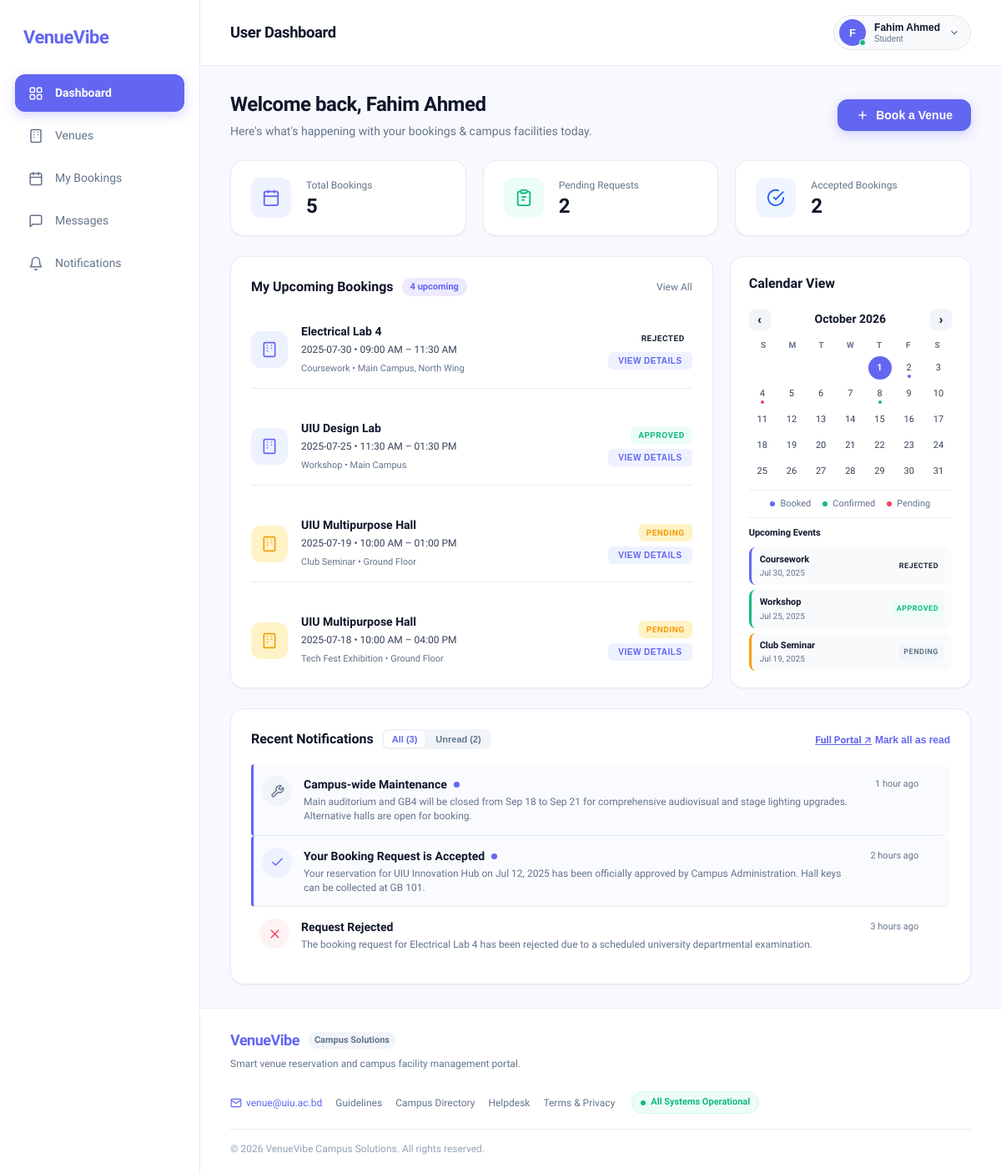
Screenshot of /user.php with the database file from the repository.
### tables this page shows
CREATE TABLE IF NOT EXISTS requests (
    id INT AUTO_INCREMENT PRIMARY KEY,
    user_id INT NULL,
    venue_name VARCHAR(100) NOT NULL,
    venue_location VARCHAR(150) NOT NULL,
    booking_date DATE NOT NULL,
    booking_time VARCHAR(50) NOT NULL,
    purpose VARCHAR(100) NOT NULL,
    description TEXT,
    attachment VARCHAR(255) NULL,
    status VARCHAR(20) NOT NULL DEFAULT 'Pending',  
    created_at TIMESTAMP DEFAULT CURRENT_TIMESTAMP,
    INDEX idx_booking (venue_name, booking_date, booking_time)
);

CREATE TABLE IF NOT EXISTS notifications (
    id INT AUTO_INCREMENT PRIMARY KEY,
    user_id INT NULL,
    title VARCHAR(150) NOT NULL,
    message TEXT NOT NULL,
    type VARCHAR(50) NOT NULL DEFAULT 'general',  
    time_ago VARCHAR(50) NOT NULL,
    is_read TINYINT(1) NOT NULL DEFAULT 0,
    created_at TIMESTAMP DEFAULT CURRENT_TIMESTAMP
);

### user.php (the view, shortened to what the rows shown need)
<?php
require_once 'config.php';
$userId     = $_SESSION['user_id']     ?? 2;
$userName   = $_SESSION['full_name']   ?? 'Fahim Ahmed';
$isAdmin    = !empty($_SESSION['is_admin']) || (isset($_SESSION['role']) && strtolower($_SESSION['role']) === 'admin');
try {
    if ($pdo) {
        if ($isAdmin) {
            $totalCountStmt = $pdo->query("SELECT COUNT(*) FROM requests");
            $totalBookings  = (int)$totalCountStmt->fetchColumn();
            $pendingCountStmt = $pdo->query("SELECT COUNT(*) FROM requests WHERE status = 'Pending'");
            $pendingRequests  = (int)$pendingCountStmt->fetchColumn();
            $approvedCountStmt = $pdo->query("SELECT COUNT(*) FROM requests WHERE status = 'Approved'");
            $acceptedBookings  = (int)$approvedCountStmt->fetchColumn();
            $bookingsStmt = $pdo->query("SELECT * FROM requests ORDER BY booking_date DESC, id DESC LIMIT 4");
            $upcomingBookings = $bookingsStmt->fetchAll();
            $notifStmt = $pdo->query("SELECT * FROM notifications ORDER BY created_at DESC LIMIT 5");
            $notifications = $notifStmt->fetchAll();
        } else {
            $totalCountStmt = $pdo->prepare("SELECT COUNT(*) FROM requests WHERE user_id = ? OR user_id IS NULL");
            $totalCountStmt->execute([$userId]);
            $totalBookings  = (int)$totalCountStmt->fetchColumn();
            $pendingCountStmt = $pdo->prepare("SELECT COUNT(*) FROM requests WHERE (user_id = ? OR user_id IS NULL) AND status = 'Pending'");
            $pendingCountStmt->execute([$userId]);
            $pendingRequests  = (int)$pendingCountStmt->fetchColumn();
            $approvedCountStmt = $pdo->prepare("SELECT COUNT(*) FROM requests WHERE (user_id = ? OR user_id IS NULL) AND status = 'Approved'");
            $approvedCountStmt->execute([$userId]);
            $acceptedBookings  = (int)$approvedCountStmt->fetchColumn();
            $bookingsStmt = $pdo->prepare("SELECT * FROM requests WHERE user_id = ? OR user_id IS NULL ORDER BY booking_date DESC, id DESC LIMIT 4");
            $bookingsStmt->execute([$userId]);
            $upcomingBookings = $bookingsStmt->fetchAll();
            $notifStmt = $pdo->prepare("SELECT * FROM notifications WHERE user_id = ? OR user_id IS NULL ORDER BY created_at DESC LIMIT 5");
            $notifStmt->execute([$userId]);
            $notifications = $notifStmt->fetchAll();
        }
    } else {
        throw new Exception("Database is not connected.");
    }
} catch (Throwable $e) {
    $totalBookings = 24;
    $pendingRequests = 3;
    $acceptedBookings = 8;
    $upcomingBookings = [];
    $notifications = [];
}
?>
<!DOCTYPE html>
<html lang="en">
<head>
  <link rel="stylesheet" href="user.css">
</head>
<body>
  <div class="app-container">
    <main class="main-wrapper">
      <header class="top-header">
        <div class="header-left">
          <h1 class="nav-page-title">User Dashboard</h1>
        </div>
      </header>
      <div class="dashboard-content">
        <div class="welcome-row">
          <div>
            <h1 class="page-title">Welcome back, <?= htmlspecialchars($userName) ?></h1>
          </div>
        </div>
        <div class="stats-grid">
          <div class="stat-card">
            <div class="stat-details">
              <h2 class="stat-value"><?= $totalBookings ?></h2>
            </div>
          </div>
          <div class="stat-card">
            <div class="stat-details">
              <h2 class="stat-value" id="pendingStatCount"><?= $pendingRequests ?></h2>
            </div>
          </div>
          <div class="stat-card">
            <div class="stat-details">
              <h2 class="stat-value" id="acceptedStatCount"><?= $acceptedBookings ?></h2>
            </div>
          </div>
        </div>
        <div class="middle-grid">
          <section class="card upcoming-card">
            <div class="card-header">
              <div class="card-title-group">
                <h2 class="card-title">My Upcoming Bookings</h2>
              </div>
            </div>
            <div class="booking-list" id="bookingList">
              <?php if (!empty($upcomingBookings)): ?>
                <?php foreach ($upcomingBookings as $b):
                  $isPending = ($b['status'] === 'Pending');
                  $pillClass = $isPending ? 'status-pending' : ($b['status'] === 'Rejected' ? 'status-rejected' : 'status-approved');
                  $boxClass  = $isPending ? 'amber-soft-box' : 'purple-soft-box';
                ?>
                <div class="booking-item">
                  <div class="booking-icon-box <?= $boxClass ?>">
                  </div>
                  <div class="booking-info">
                    <h4><?= htmlspecialchars($b['venue_name']) ?></h4>
                    <p class="booking-time"><?= htmlspecialchars($b['booking_date']) ?> • <?= htmlspecialchars($b['booking_time']) ?></p>
                    <span class="booking-desc"><?= htmlspecialchars($b['purpose']) ?> • <?= htmlspecialchars($b['venue_location']) ?></span>
                  </div>
                  <div class="booking-actions">
                    <span class="status-pill <?= $pillClass ?>"><?= htmlspecialchars($b['status']) ?></span>
                    <button class="btn-details"
                            data-booking="<?= htmlspecialchars($b['venue_name']) ?>"
                            data-time="<?= htmlspecialchars($b['booking_date']) ?> • <?= htmlspecialchars($b['booking_time']) ?>"
                            data-purpose="<?= htmlspecialchars($b['purpose']) ?>"
                            data-status="<?= htmlspecialchars($b['status']) ?>"
                            type="button">VIEW DETAILS</button>
                  </div>
                </div>
                <?php endforeach; ?>
              <?php endif; ?>
            </div>
          </section>
          <section class="card calendar-card">
            <div class="card-header">
              <h2 class="card-title">Calendar View</h2>
            </div>
            <div class="calendar-events-section">
              <div class="events-list">
                <?php if (!empty($upcomingBookings)): ?>
                  <?php foreach (array_slice($upcomingBookings, 0, 3) as $ev):
                    $evStatus = strtolower($ev['status'] ?? 'confirmed');
                    $badgeClass = ($evStatus === 'approved' || $evStatus === 'confirmed') ? 'badge-confirmed' : (($evStatus === 'pending') ? 'badge-pending' : 'badge-booked');
                    $cardClass = ($evStatus === 'approved' || $evStatus === 'confirmed') ? 'event-green' : (($evStatus === 'pending') ? 'event-amber' : 'event-purple');
                    $formattedDate = !empty($ev['booking_date']) ? date('M j, Y', strtotime($ev['booking_date'])) : date('M j, Y');
                  ?>
                  <div class="event-card-item <?= $cardClass ?>" data-toast="Event: <?= htmlspecialchars($ev['purpose'] ?? $ev['venue_name']) ?> on <?= $formattedDate ?>">
                    <div class="event-details">
                      <strong><?= htmlspecialchars($ev['purpose'] ?? $ev['venue_name']) ?></strong>
                      <span><?= $formattedDate ?></span>
                    </div>
                    <span class="event-badge <?= $badgeClass ?>"><?= strtoupper(htmlspecialchars($ev['status'] ?? 'CONFIRMED')) ?></span>
                  </div>
                  <?php endforeach; ?>
                <?php endif; ?>
              </div>
            </div>
          </section>
        </div>
        <div class="bottom-vertical-flow">
          <section class="card notifications-card" id="notificationsSection">
            <div class="card-header">
              <div class="card-title-group">
                <h2 class="card-title">Recent Notifications</h2>
              </div>
            </div>
            <div class="notification-list" id="notificationList">
              <?php if (!empty($notifications)): ?>
                <?php foreach ($notifications as $n):
                  $isUnread = !$n['is_read'];
                  $type = $n['type'];
                  $iconBoxClass = ($type === 'approval') ? 'note-purple' : (($type === 'rejection') ? 'note-red' : 'note-gray');
                ?>
                <div class="notification-item <?= $isUnread ? 'unread active-note' : '' ?>" data-id="note-<?= $n['id'] ?>" data-title="<?= htmlspecialchars($n['title']) ?>" data-time="<?= htmlspecialchars($n['time_ago']) ?>" data-fulltext="<?= htmlspecialchars($n['message']) ?>">
                  <div class="note-icon-box <?= $iconBoxClass ?>">
                    <svg class="note-svg" viewBox="0 0 24 24">
                      <?php if ($type === 'approval'): ?>
                        <polyline points="20 6 9 17 4 12"></polyline>
                      <?php elseif ($type === 'rejection'): ?>
                        <line x1="18" y1="6" x2="6" y2="18"></line>
                        <line x1="6" y1="6" x2="18" y2="18"></line>
                      <?php else: ?>
                        <path d="M14.7 6.3a1 1 0 0 0 0 1.4l1.6 1.6a1 1 0 0 0 1.4 0l3.77-3.77a6 6 0 0 1-7.94 7.94l-6.91 6.91a2.12 2.12 0 0 1-3-3l6.91-6.91a6 6 0 0 1 7.94-7.94l-3.76 3.76z"></path>
                      <?php endif; ?>
                    </svg>
                  </div>
                  <div class="notification-body">
                    <div class="note-title-row">
                      <h4><?= htmlspecialchars($n['title']) ?></h4>
                      <?php if ($isUnread): ?><span class="unread-dot" title="Unread"></span><?php endif; ?>
                    </div>
                    <p><?= htmlspecialchars($n['message']) ?></p>
                  </div>
                  <div class="note-side-meta">
                    <span class="notification-time"><?= htmlspecialchars($n['time_ago']) ?></span>
                  </div>
                </div>
                <?php endforeach; ?>
              <?php endif; ?>
            </div>
          </section>
        </div>
      </div>
    </main>
  </div>
</body>
</html>

### rows the page displays
requests: venue_name "Electrical Lab 4", booking_date "2025-07-30", booking_time "09:00 AM – 11:30 AM", purpose "Coursework", venue_location "Main Campus, North Wing", status "REJECTED", booking_date "Jul 30, 2025"
requests: venue_name "UIU Design Lab", booking_date "2025-07-25", booking_time "11:30 AM – 01:30 PM", purpose "Workshop", venue_location "Main Campus", status "APPROVED", booking_date "Jul 25, 2025"
requests: venue_name "UIU Multipurpose Hall", booking_date "2025-07-19", booking_time "10:00 AM – 01:00 PM", purpose "Club Seminar", venue_location "Ground Floor", status "PENDING", booking_date "Jul 19, 2025"
requests: venue_name "UIU Multipurpose Hall", booking_date "2025-07-18", booking_time "10:00 AM – 04:00 PM", purpose "Tech Fest Exhibition", venue_location "Ground Floor", status "PENDING"
notifications: title "Campus-wide Maintenance", is_read 0 (drawn), message "Main auditorium and GB4 will be closed from Sep 18 to Sep 21 for comprehensive audiovisual and stage lighting upgrades. Alternative halls are open for booking.", time_ago "1 hour ago"
notifications: title "Your Booking Request is Accepted", is_read 0 (drawn), message "Your reservation for UIU Innovation Hub on Jul 12, 2025 has been officially approved by Campus Administration. Hall keys can be collected at GB 101.", time_ago "2 hours ago"
notifications: title "Request Rejected", message "The booking request for Electrical Lab 4 has been rejected due to a scheduled university departmental examination.", time_ago "3 hours ago"

### other values shown
$avatarLetter "F"
$userName "Fahim Ahmed"
$userRole "Student"
$totalBookings "5"
$pendingRequests "2"
$acceptedBookings "2"
count($upcomingBookings) "4"
max(count($notifications), 3) "3"
